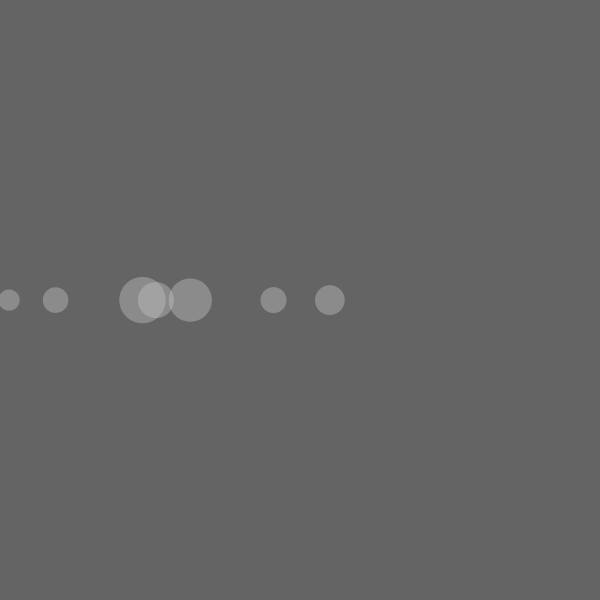
Frame 1 (no input)
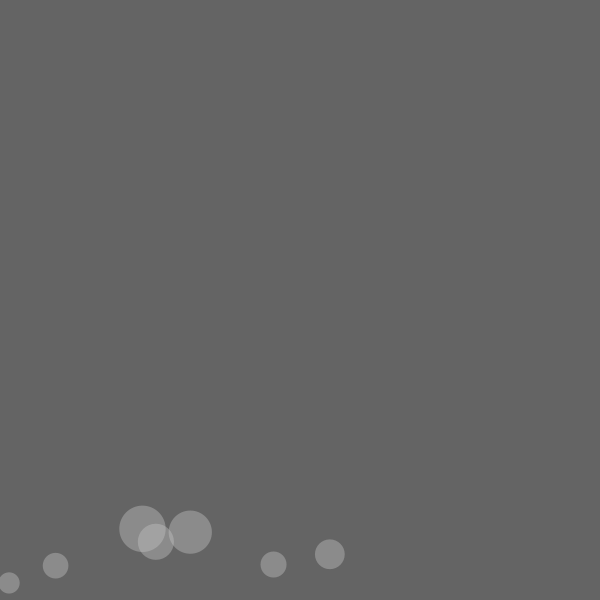
Frame 60 (the mouse pressed at the canvas centre just before this capture)
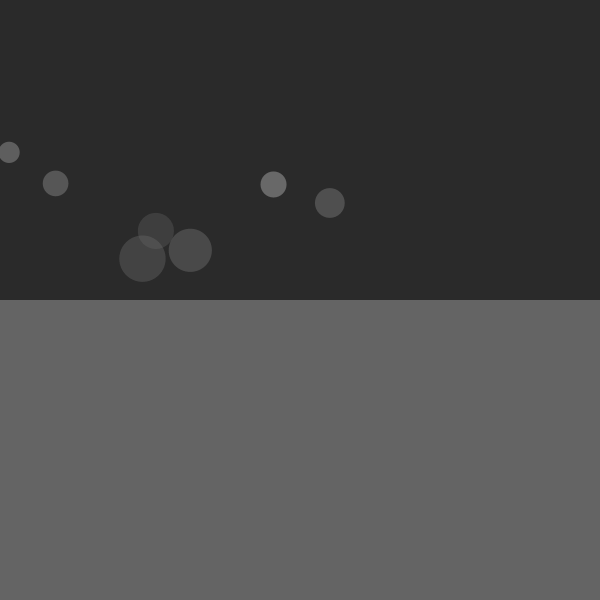
Frame 120 (the mouse held since frame 60 and released just before this capture)

The Processing sketch that drew these frames (run headless with seeded random() and noise(); from frame 60 on, the mouse is pressed at the canvas centre):

// Processing sketch: Exercise_02_04
// ── Exercise_02_04.pde
Mover[] movers = new Mover[7];

void setup() {
  size(600, 600);
  pixelDensity(displayDensity());
  for (int i = 0; i < movers.length; i++) {
    movers[i] = new Mover(random(0.6, 2), random(width), 300);
  }
}

void draw() {
  background(100);

  for (int i = 0; i < movers.length; i++) {

    //FRICTION
    float fc = 0.06;
    PVector friction = movers[i].vel.copy();
    friction.mult(-1);
    friction.normalize();
    friction.mult(fc);

    //UNFRICTION
    float uc = 0.05;
    PVector unfriction = movers[i].vel.copy();
    unfriction.normalize();
    unfriction.mult(uc);

    PVector wind = new PVector(0.01, 0);
    float m = movers[i].mass;
    PVector gravity = new PVector(0, 0.1 * m);

    if (movers[i].pos.y < height/2) {
      fill(0, 30);
      rect(0, 0, width, height/2);
      movers[i].applyForce(friction);
    } else {
      movers[i].applyForce(unfriction);
    }
    //movers[i].applyForce(wind);
    movers[i].applyForce(gravity);

    movers[i].update();
    movers[i].render();
  }
}

// ── Mover.pde
class Mover {
  PVector pos;
  PVector vel;
  PVector acc;
  float mass;

  Mover(float m, float x, float y) {
    pos = new PVector(x, y);
    vel = new PVector(0, 0);
    acc = new PVector(0, 0);
    mass = m;
  }

  void update() {
    vel.add(acc);
    pos.add(vel);
    checkEdges();
    acc.mult(0);

  }

  void render() {
    noStroke();
    fill(200, 100);
    ellipse(pos.x, pos.y, mass*24, mass*24);
  }
  
  void applyForce(PVector force) {
    PVector f = PVector.div(force, mass);
    acc.add(f);
  }

  void checkEdges() {
    if (pos.x > width) {
      pos.x = width;
      vel.x *= -1;
    } else if (pos.x < 0) {
      pos.x = 0;
      vel.x *= -1;
    }

    if (pos.y > height) {
      pos.y = height;
      vel.y *= -1;
    }
  }
}
